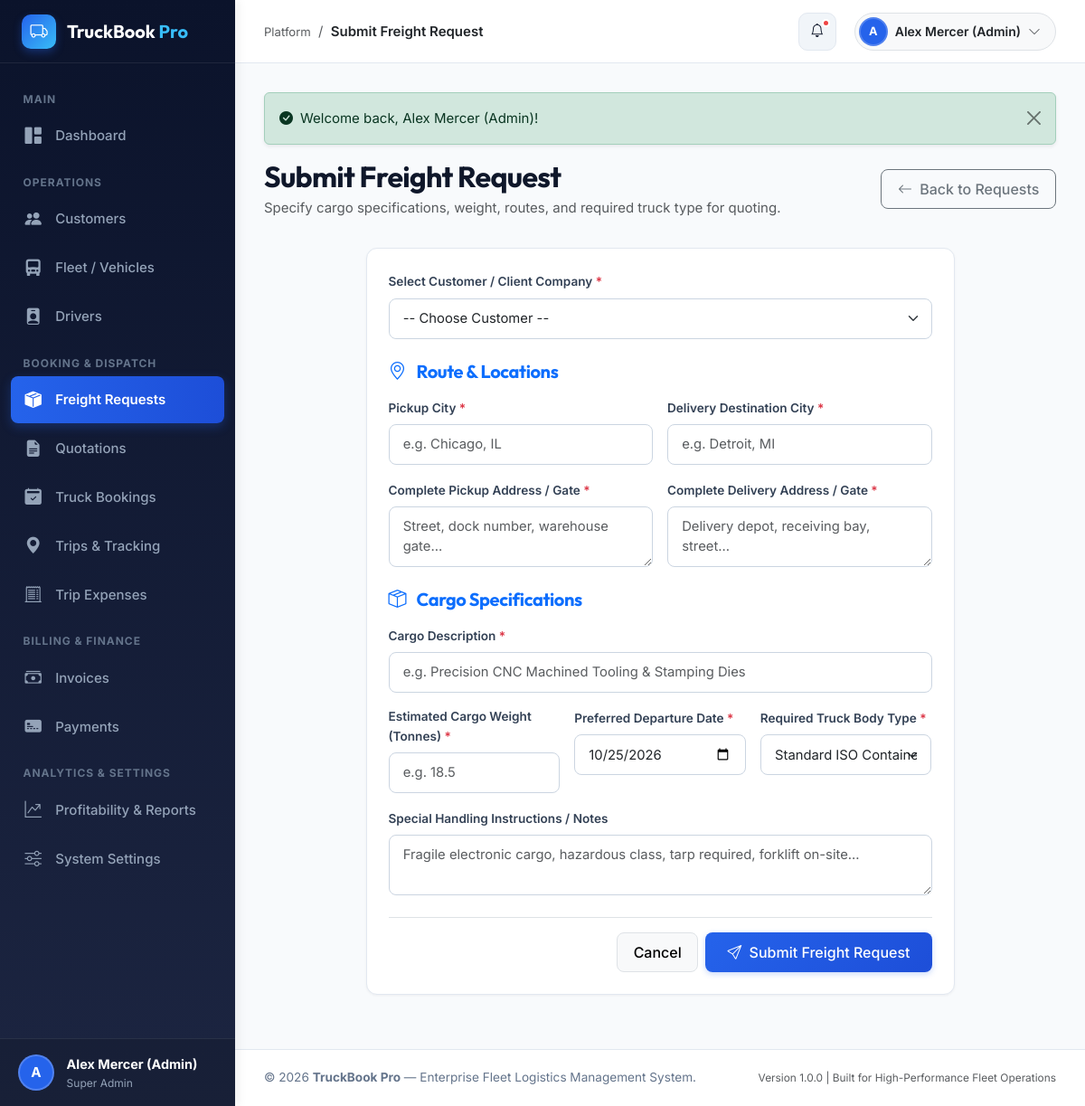
The page /modules/freight_requests/create.php (signed in) on the database its author committed.
### tables this page shows
CREATE TABLE `users` (
  `id` INT UNSIGNED AUTO_INCREMENT PRIMARY KEY,
  `role_id` INT UNSIGNED NOT NULL,
  `name` VARCHAR(100) NOT NULL,
  `email` VARCHAR(120) NOT NULL UNIQUE,
  `password_hash` VARCHAR(255) NOT NULL,
  `phone` VARCHAR(25) NULL,
  `status` ENUM('active', 'inactive', 'suspended') NOT NULL DEFAULT 'active',
  `avatar` VARCHAR(255) NULL,
  `last_login` DATETIME NULL,
  `created_at` DATETIME NOT NULL DEFAULT CURRENT_TIMESTAMP,
  `updated_at` DATETIME NOT NULL DEFAULT CURRENT_TIMESTAMP ON UPDATE CURRENT_TIMESTAMP,
  INDEX `idx_users_role` (`role_id`),
  INDEX `idx_users_email` (`email`),
  INDEX `idx_users_status` (`status`),
  CONSTRAINT `fk_users_role` FOREIGN KEY (`role_id`) REFERENCES `roles` (`id`) ON DELETE RESTRICT
);

CREATE TABLE `roles` (
  `id` INT UNSIGNED AUTO_INCREMENT PRIMARY KEY,
  `name` VARCHAR(50) NOT NULL,
  `slug` VARCHAR(50) NOT NULL UNIQUE,
  `description` TEXT NULL,
  `created_at` DATETIME NOT NULL DEFAULT CURRENT_TIMESTAMP
);

### modules/freight_requests/create.php (the view, shortened to what the rows shown need)
<?php
require_once __DIR__ . '/../../includes/validation.php';
require_once __DIR__ . '/../../includes/header.php';
?>
<div class="page-header">
    <div>
        <h2 class="fw-bold mb-1">Submit Freight Request</h2>
    </div>
</div>
<?php require_once __DIR__ . '/../../includes/footer.php'; ?>

### includes/sidebar.php (shortened to what the rows shown need)
<?php
$user = currentUser();
?>
<aside id="app-sidebar">
    <div class="sidebar-user">
        <div class="user-avatar-circle">
            <?= strtoupper(substr($user['name'] ?? 'U', 0, 1)) ?>
        </div>
        <div class="user-info text-truncate">
            <div class="fw-bold text-white text-truncate" style="font-size: 0.9rem;">
                <?= e($user['name'] ?? 'Guest') ?>
            </div>
            <div class="text-light" style="font-size: 0.75rem; color: #94a3b8 !important;">
                <?= e($user['role_name'] ?? 'Role') ?>
            </div>
        </div>
    </div>
</aside>

### includes/topbar.php (shortened to what the rows shown need)
<?php
require_once __DIR__ . '/../config/database.php';
?>
<header id="app-topbar">
    <div class="topbar-actions">
        <div class="dropdown">
            <button class="btn btn-light border d-flex align-items-center gap-2 p-1 pe-3 rounded-pill" type="button" data-bs-toggle="dropdown" aria-expanded="false">
                <div class="user-avatar-circle" style="width: 32px; height: 32px; font-size: 0.8rem;">
                    <?= strtoupper(substr($user['name'] ?? 'U', 0, 1)) ?>
                </div>
                <span class="topbar-user-name fw-semibold small text-dark"><?= e($user['name'] ?? 'Account') ?></span>
                <i class="bi bi-chevron-down small text-muted"></i>
            </button>
        </div>
    </div>
</header>

### rows shown on the page
users: name "A", name "Alex Mercer (Admin)", role.name "Super Admin"

### other values the page prints
$pageTitle "Submit Freight Request"
$text "Welcome back, Alex Mercer (Admin)!"
APP_NAME "TruckBook Pro"
APP_VERSION "1.0.0"
form field truck_type_required "Standard ISO Container (Dry cargo, crates, tools)"
